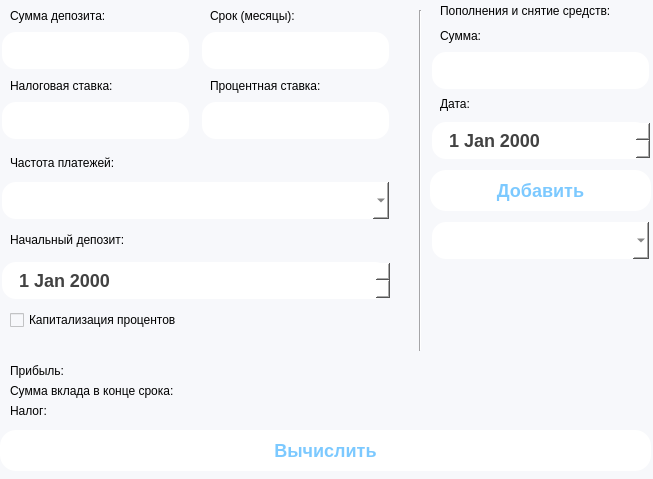
<?xml version="1.0" encoding="UTF-8"?>
<ui version="4.0">
 <class>depositcalc</class>
 <widget class="QWidget" name="depositcalc">
  <property name="geometry">
   <rect>
    <x>0</x>
    <y>0</y>
    <width>653</width>
    <height>479</height>
   </rect>
  </property>
  <property name="maximumSize">
   <size>
    <width>653</width>
    <height>479</height>
   </size>
  </property>
  <property name="windowTitle">
   <string>Депозитный калькулятор SmartCalc v1.0</string>
  </property>
  <property name="styleSheet">
   <string notr="true">background: #F7F8FB;</string>
  </property>
  <widget class="QLabel" name="label_deposit_amount_result">
   <property name="geometry">
    <rect>
     <x>10</x>
     <y>380</y>
     <width>631</width>
     <height>21</height>
    </rect>
   </property>
   <property name="styleSheet">
    <string notr="true"/>
   </property>
   <property name="text">
    <string>Сумма вклада в конце срока:</string>
   </property>
  </widget>
  <widget class="QLabel" name="label_taxes">
   <property name="geometry">
    <rect>
     <x>10</x>
     <y>400</y>
     <width>631</width>
     <height>21</height>
    </rect>
   </property>
   <property name="styleSheet">
    <string notr="true"/>
   </property>
   <property name="text">
    <string>Налог:</string>
   </property>
  </widget>
  <widget class="QLabel" name="label_profit">
   <property name="geometry">
    <rect>
     <x>10</x>
     <y>360</y>
     <width>631</width>
     <height>21</height>
    </rect>
   </property>
   <property name="styleSheet">
    <string notr="true"/>
   </property>
   <property name="text">
    <string>Прибыль:</string>
   </property>
  </widget>
  <widget class="QPushButton" name="pushButton_calculate">
   <property name="geometry">
    <rect>
     <x>0</x>
     <y>430</y>
     <width>651</width>
     <height>41</height>
    </rect>
   </property>
   <property name="styleSheet">
    <string notr="true">QPushButton{
background: #ffffff;
color: #7CC9FF;
border-radius: 16px;
font-size: 18px;
font-weight: 600;
}

QPushButton::hover{
	background: #FCFCFC;
}

QPushButton:pressed{
	background: #EFF7FF;
}</string>
   </property>
   <property name="text">
    <string>Вычислить</string>
   </property>
  </widget>
  <widget class="QLabel" name="label_interest_rate">
   <property name="geometry">
    <rect>
     <x>210</x>
     <y>70</y>
     <width>181</width>
     <height>31</height>
    </rect>
   </property>
   <property name="text">
    <string>Процентная ставка:</string>
   </property>
  </widget>
  <widget class="QCheckBox" name="checkBox_interest_capitalization">
   <property name="geometry">
    <rect>
     <x>10</x>
     <y>310</y>
     <width>381</width>
     <height>20</height>
    </rect>
   </property>
   <property name="text">
    <string>Капитализация процентов</string>
   </property>
  </widget>
  <widget class="QLabel" name="label_start_deposit">
   <property name="geometry">
    <rect>
     <x>10</x>
     <y>230</y>
     <width>381</width>
     <height>20</height>
    </rect>
   </property>
   <property name="text">
    <string>Начальный депозит:</string>
   </property>
  </widget>
  <widget class="QDateEdit" name="dateEdit_start_deposit">
   <property name="geometry">
    <rect>
     <x>0</x>
     <y>260</y>
     <width>391</width>
     <height>41</height>
    </rect>
   </property>
   <property name="styleSheet">
    <string notr="true">	QDateEdit{
     background: #ffffff;
     border: 2px solid #F7F8FB;
     color: #424242;
     border-radius: 16px;
     font-size: 18px;
     font-weight: 600;
     padding-left: 15px;
     padding-right: 15px;
     }
     QDateEdit::hover{
     background: #FCFCFE;
     }
     QDateEdit:pressed{
     background: #EFF7FF;
     }    </string>
   </property>
  </widget>
  <widget class="QLabel" name="label_tax_rate">
   <property name="geometry">
    <rect>
     <x>10</x>
     <y>70</y>
     <width>181</width>
     <height>31</height>
    </rect>
   </property>
   <property name="text">
    <string>Налоговая ставка:</string>
   </property>
  </widget>
  <widget class="QLabel" name="label_term">
   <property name="geometry">
    <rect>
     <x>210</x>
     <y>0</y>
     <width>181</width>
     <height>31</height>
    </rect>
   </property>
   <property name="text">
    <string>Срок (месяцы):</string>
   </property>
  </widget>
  <widget class="QLineEdit" name="lineEdit_interest_rate">
   <property name="geometry">
    <rect>
     <x>200</x>
     <y>100</y>
     <width>191</width>
     <height>41</height>
    </rect>
   </property>
   <property name="styleSheet">
    <string notr="true">     QLineEdit{
     background: #ffffff;
     border: 2px solid #F7F8FB;
     color: #424242;
     border-radius: 16px;
     font-size: 18px;
     font-weight: 600;
     padding-left: 15px;
     padding-right: 15px;
     }
     QLineEdit::hover{
     background: #FCFCFE;
     }
     QLineEdit:pressed{
     background: #EFF7FF;
     }</string>
   </property>
  </widget>
  <widget class="QLabel" name="label_payment_frequency">
   <property name="geometry">
    <rect>
     <x>10</x>
     <y>150</y>
     <width>381</width>
     <height>26</height>
    </rect>
   </property>
   <property name="text">
    <string>Частота платежей:</string>
   </property>
  </widget>
  <widget class="QLineEdit" name="lineEdit_deposit_amount">
   <property name="geometry">
    <rect>
     <x>0</x>
     <y>30</y>
     <width>191</width>
     <height>41</height>
    </rect>
   </property>
   <property name="styleSheet">
    <string notr="true">     QLineEdit{
     background: #ffffff;
     border: 2px solid #F7F8FB;
     color: #424242;
     border-radius: 16px;
     font-size: 18px;
     font-weight: 600;
     padding-left: 15px;
     padding-right: 15px;
     }
     QLineEdit::hover{
     background: #FCFCFE;
     }
     QLineEdit:pressed{
     background: #EFF7FF;
     }</string>
   </property>
  </widget>
  <widget class="QComboBox" name="comboBox_payment_frequency">
   <property name="geometry">
    <rect>
     <x>0</x>
     <y>180</y>
     <width>391</width>
     <height>41</height>
    </rect>
   </property>
   <property name="styleSheet">
    <string notr="true">	QComboBox{
     background: #ffffff;
     border: 2px solid #F7F8FB;
     color: #424242;
     border-radius: 16px;
     font-size: 18px;
     font-weight: 600;
     padding-left: 15px;
     padding-right: 15px;
     }
     QComboBox::hover{
     background: #FCFCFE;
     }
     QComboBox:pressed{
     background: #EFF7FF;
     }    </string>
   </property>
  </widget>
  <widget class="QLabel" name="label_depost_amount">
   <property name="geometry">
    <rect>
     <x>10</x>
     <y>0</y>
     <width>181</width>
     <height>31</height>
    </rect>
   </property>
   <property name="text">
    <string>Сумма депозита:</string>
   </property>
  </widget>
  <widget class="QLineEdit" name="lineEdit_tax_rate">
   <property name="geometry">
    <rect>
     <x>0</x>
     <y>100</y>
     <width>191</width>
     <height>41</height>
    </rect>
   </property>
   <property name="styleSheet">
    <string notr="true">     QLineEdit{
     background: #ffffff;
     border: 2px solid #F7F8FB;
     color: #424242;
     border-radius: 16px;
     font-size: 18px;
     font-weight: 600;
     padding-left: 15px;
     padding-right: 15px;
     }
     QLineEdit::hover{
     background: #FCFCFE;
     }
     QLineEdit:pressed{
     background: #EFF7FF;
     }</string>
   </property>
  </widget>
  <widget class="QLineEdit" name="lineEdit_term">
   <property name="geometry">
    <rect>
     <x>200</x>
     <y>30</y>
     <width>191</width>
     <height>41</height>
    </rect>
   </property>
   <property name="styleSheet">
    <string notr="true">     QLineEdit{
     background: #ffffff;
     border: 2px solid #F7F8FB;
     color: #424242;
     border-radius: 16px;
     font-size: 18px;
     font-weight: 600;
     padding-left: 15px;
     padding-right: 15px;
     }
     QLineEdit::hover{
     background: #FCFCFE;
     }
     QLineEdit:pressed{
     background: #EFF7FF;
     }</string>
   </property>
  </widget>
  <widget class="Line" name="line_2">
   <property name="geometry">
    <rect>
     <x>410</x>
     <y>10</y>
     <width>20</width>
     <height>341</height>
    </rect>
   </property>
   <property name="orientation">
    <enum>Qt::Vertical</enum>
   </property>
  </widget>
  <widget class="QComboBox" name="comboBox_changes">
   <property name="geometry">
    <rect>
     <x>430</x>
     <y>220</y>
     <width>221</width>
     <height>41</height>
    </rect>
   </property>
   <property name="styleSheet">
    <string notr="true">	QComboBox{
     background: #ffffff;
     border: 2px solid #F7F8FB;
     color: #424242;
     border-radius: 16px;
     font-size: 18px;
     font-weight: 600;
     padding-left: 15px;
     padding-right: 15px;
     }
     QComboBox::hover{
     background: #FCFCFE;
     }
     QComboBox:pressed{
     background: #EFF7FF;
     }    </string>
   </property>
  </widget>
  <widget class="QLabel" name="label_date_change">
   <property name="geometry">
    <rect>
     <x>440</x>
     <y>90</y>
     <width>51</width>
     <height>27</height>
    </rect>
   </property>
   <property name="text">
    <string>Дата:</string>
   </property>
  </widget>
  <widget class="QLabel" name="label_change_amount">
   <property name="geometry">
    <rect>
     <x>440</x>
     <y>20</y>
     <width>51</width>
     <height>31</height>
    </rect>
   </property>
   <property name="text">
    <string>Сумма:</string>
   </property>
  </widget>
  <widget class="QLineEdit" name="lineEdit_change_amount">
   <property name="geometry">
    <rect>
     <x>430</x>
     <y>50</y>
     <width>221</width>
     <height>41</height>
    </rect>
   </property>
   <property name="styleSheet">
    <string notr="true">     QLineEdit{
     background: #ffffff;
     border: 2px solid #F7F8FB;
     color: #424242;
     border-radius: 16px;
     font-size: 18px;
     font-weight: 600;
     padding-left: 15px;
     padding-right: 15px;
     }
     QLineEdit::hover{
     background: #FCFCFE;
     }
     QLineEdit:pressed{
     background: #EFF7FF;
     }</string>
   </property>
  </widget>
  <widget class="QPushButton" name="pushButton_add_change">
   <property name="geometry">
    <rect>
     <x>430</x>
     <y>170</y>
     <width>221</width>
     <height>41</height>
    </rect>
   </property>
   <property name="styleSheet">
    <string notr="true">QPushButton{
background: #ffffff;
color: #7CC9FF;
border-radius: 16px;
font-size: 18px;
font-weight: 600;
}

QPushButton::hover{
	background: #FCFCFC;
}

QPushButton:pressed{
	background: #EFF7FF;
}</string>
   </property>
   <property name="text">
    <string>Добавить</string>
   </property>
  </widget>
  <widget class="QDateEdit" name="dateEdit_date_change">
   <property name="geometry">
    <rect>
     <x>430</x>
     <y>120</y>
     <width>221</width>
     <height>41</height>
    </rect>
   </property>
   <property name="styleSheet">
    <string notr="true">	QDateEdit{
     background: #ffffff;
     border: 2px solid #F7F8FB;
     color: #424242;
     border-radius: 16px;
     font-size: 18px;
     font-weight: 600;
     padding-left: 15px;
     padding-right: 15px;
     }
     QDateEdit::hover{
     background: #FCFCFE;
     }
     QDateEdit:pressed{
     background: #EFF7FF;
     }    </string>
   </property>
  </widget>
  <widget class="QLabel" name="label_replenishments_and_withdrawals">
   <property name="geometry">
    <rect>
     <x>440</x>
     <y>0</y>
     <width>207</width>
     <height>21</height>
    </rect>
   </property>
   <property name="text">
    <string>Пополнения и снятие средств:</string>
   </property>
  </widget>
 </widget>
 <resources/>
 <connections/>
</ui>
